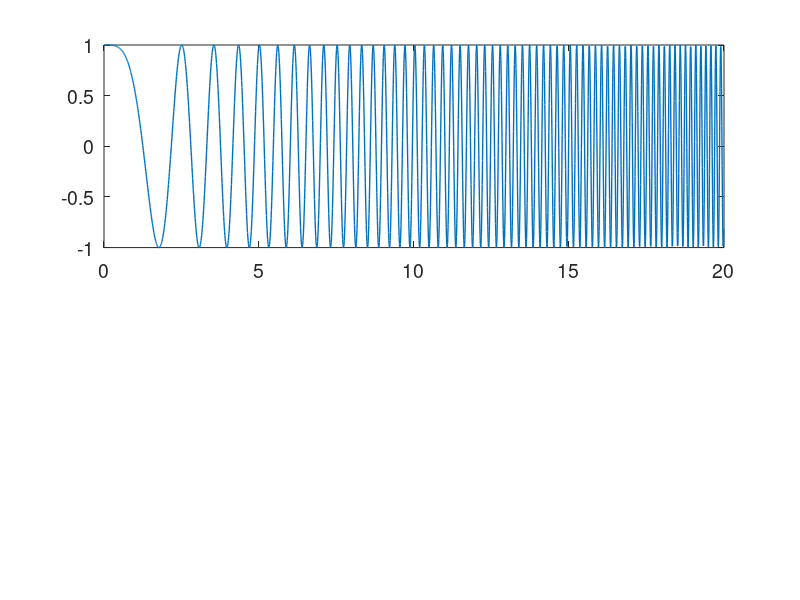
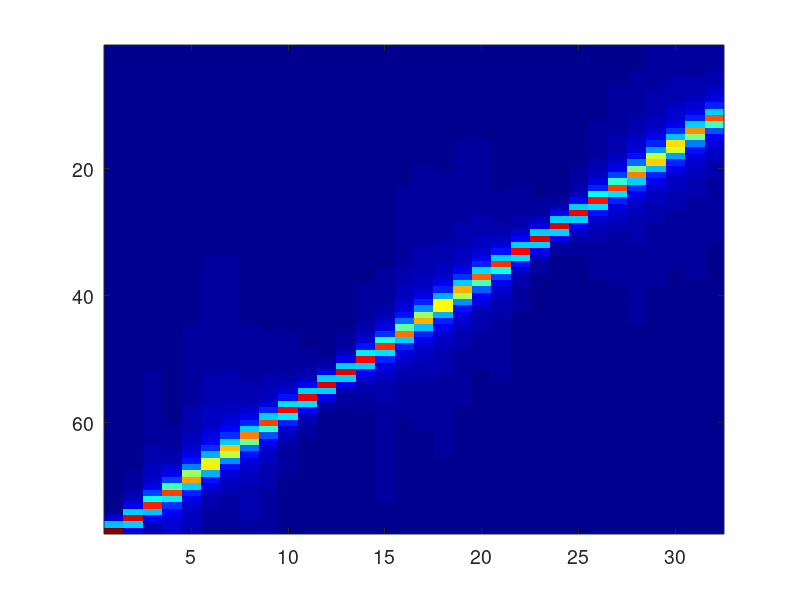

Write MATLAB code to recreate these figures, in order.
% file: e9_2_spectrogramchirp.m   
% Spectrogram of chirp signal x(t)=cos(t^2), with A=1, alpha=1, Tau=81.91 sec, 100 samples/sec
clear; close all; set(0,'defaultAxesFontSize',14); set(0,'defaultLineLineWidth',1); 
LX = 8191; N = 32; L=floor((LX+1)/N);   % LX = length of chirp signal (minus 1)
X=cos([0:LX].*[0:LX]/10000);            % generate LX+1 samples of increasing-frequency chirp
T=linspace(0,19.99,2000);
figure,subplot(211),plot(T,X(1:2000)) % plot first 20 seconds of chirp signal in time domain
FXX=abs(fft(reshape(X(1:L*N),L,N)));  % partition to N intervals of L samples each, then FFT
FXX=FXX(180:256,:);                   % eliminate extra mirror-image copy of spectrum, and unused freqs
figure,imagesc(FXX),colormap(jet)
